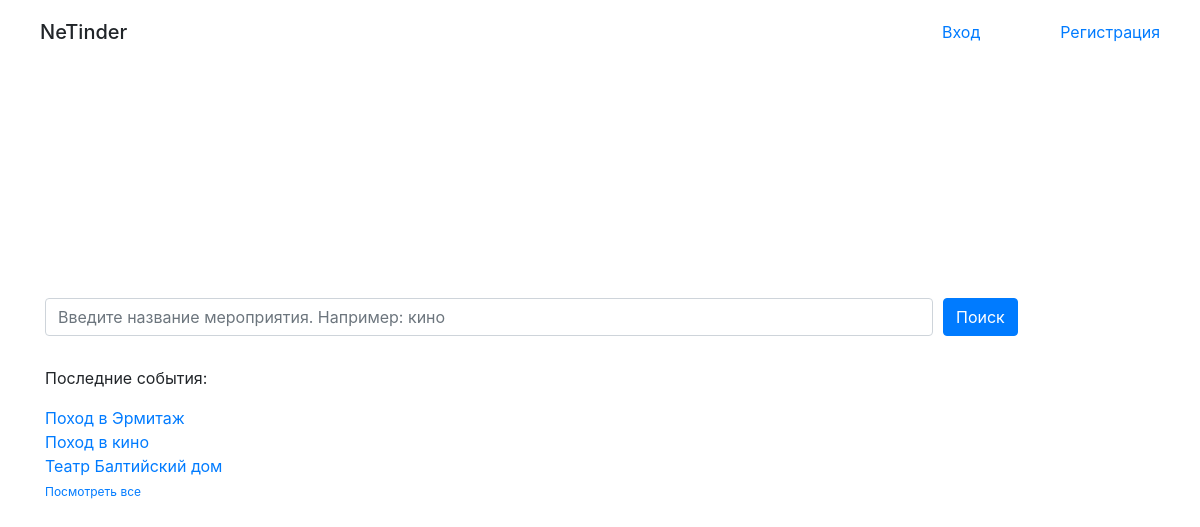
Before: / with the older database file.
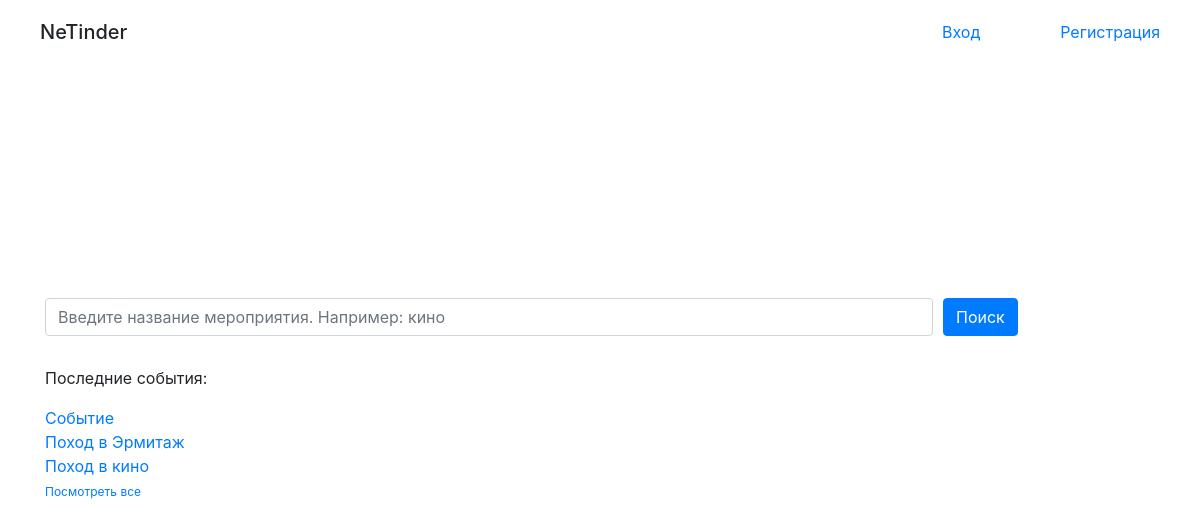
After: the same page with the newer database file.
### tables this page shows
CREATE TABLE events (
    id INTEGER PRIMARY KEY AUTOINCREMENT,
    title TEXT,
    description TEXT
);

### run.py (the view)
@app.route('/')
def index():
    conn = sqlite3.connect('app.db')
    conn.row_factory = dict_factory
    c = conn.cursor()
    c.execute("SELECT * FROM events")
    events = list(c.fetchall())
    events.reverse()
    return render_template('index.html', events=events, user=User)

### run.py (called while the page is built)
def dict_factory(cursor, row):
    d = {}
    for idx, col in enumerate(cursor.description):
        d[col[0]] = row[idx]
    return d

### templates/index.html (shortened to what this page needs)
<!DOCTYPE html>
<html>
<head>
    <link rel="stylesheet" href="https://stackpath.bootstrapcdn.com/bootstrap/4.1.3/css/bootstrap.min.css">
</head>
<body>
    <header>
        <h5 style="float:left; padding:20px 40px;"> NeTinder </h5>
        {% if user.status == true %}
            <a class="hb" href="/exit"> Выход </a>
            <a class="hb" href="/add_events"> Добавить событие </a>
        {% else %}
            <a class="hb" href="/registration"> Регистрация </a>
            <a class="hb" href="/login"> Вход </a>
        {% endif %}
    </header>
    <div class="center">
        <div class="container">
            <form class="form" method="get" action="/search">
                <input placeholder="Введите название мероприятия. Например: кино" type="search" name="query" class="form-control _sear">
                <button type="submit" class="btn btn-primary"> Поиск </button>
            </form>
            <p style="padding-top:30px;"> Последние события:</p>
            {% for e in range(3) %}
                <span>
                    <a href="/event/{{events[e].id}}">{{events[e].title}}</a>
                </span>
                <br />
            {% endfor%}
            <a href="/search?query=" class="all">Посмотреть все</a>
        </div>
    </div>
</body>
</html>

Changed rows visible on the page:
no longer on this page (row unchanged): events: title "Театр Балтийский дом"
added events: title "Событие"
